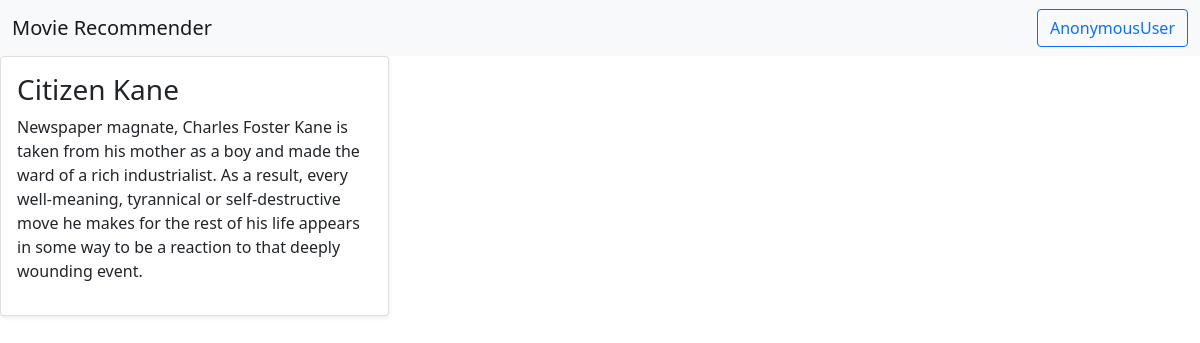
/movie/15/, run on an earlier commit of the app's database.
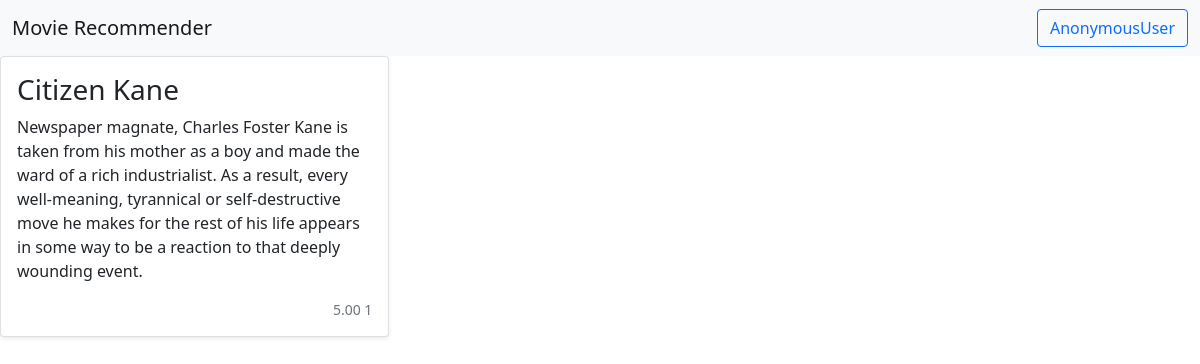
And on a later commit of the database.
### movies/models.py (models this page shows, shortened)
class Movie(models.Model):
    title = models.CharField(max_length=100)
    overview = models.TextField()
    release_date = models.DateField(auto_now=False, auto_now_add=False, blank=True, null=True)
    timestamp = models.DateTimeField(auto_now_add=True)
    rating = GenericRelation(Rating)
    rating_last_updated = models.DateField(auto_now=False, auto_now_add=False, blank=True, null=True)
    rating_avg = models.DecimalField(blank=True, null=True, max_digits=5, decimal_places=2)
    rating_count = models.IntegerField(blank=True, null=True)
    objects = MovieManager()
    def get_absolute_url(self):
        return reverse("movies:movie_detail", kwargs={"pk": self.pk})

### movies/views.py (the view)
class MovieDetailView(generic.DetailView):
    template_name = "movies/movie_detail.html"
    queryset = Movie.objects.all()
    def get_context_data(self, *args, **kwargs):
        context = super().get_context_data(*args, **kwargs)
        request = self.request
        user = request.user
        if user.is_authenticated:
            object = context["object"]
            object_ids = [object.id]
            my_ratings = user.rating_set.movies().as_object_dict(object_ids=object_ids)
            context["my_ratings"] = my_ratings
        return context

### ratings/context_processors.py (called while the page is built)
def ratings_choice(request):
    return {"ratings_choice": RatingChoice.values}

### templates/movies/movie_detail.html (shortened to what this page needs)
{% extends 'base.html' %}
{% block body %}
<div class="row row-cols-1 row-cols-sm-2 row-cols-md-3 g-3">
    <div class="col">
        <div class="card shadow-sm">
            <div class="card-body">
                <h3>{{ object.title }}</h3>
                <p class="card-text">{{ object.overview }}</p>
                <div class="d-flex justify-content-between align-items-center">
                    {% if object.rating_avg is not None %}
                    <small class="text-muted">{{ object.rating_avg }} {{ object.rating_count }}</small>
                    {% endif %}
                </div>
            </div>
        </div>
    </div>
</div>
{% endblock body %}

### templates/base.html (shortened to what this page needs)
<!doctype html>
<html lang="en">
<head>
    <link href="https://cdn.jsdelivr.net/npm/bootstrap@5.0.2/dist/css/bootstrap.min.css" rel="stylesheet"
>
    <link href="https://cdn.jsdelivr.net/npm/bootstrap@5.0.2/dist/css/bootstrap.min.css" rel="stylesheet"
>
</head>
<body>
    {% include "navBar.html" %}
    {% block body %}
    {% endblock body %}
</body>
</html>

### templates/navBar.html (shortened to what this page needs)
{% load account %}
<nav class="navbar navbar-expand-lg navbar-light bg-light">
    <div class="container-fluid">
        <a class="navbar-brand" href="#">Movie Recommender</a>
        <div class="collapse navbar-collapse" id="navbarSupportedContent">
            <a class='btn btn-outline-primary' href='/accounts/logout/'>{% user_display user %} </a>
        </div>
    </div>
</nav>

What changed in the data, as far as the page shows it:
changed Movie "Citizen Kane": rating_avg (not shown) → "5.00"; rating_count (not shown) → "1"
